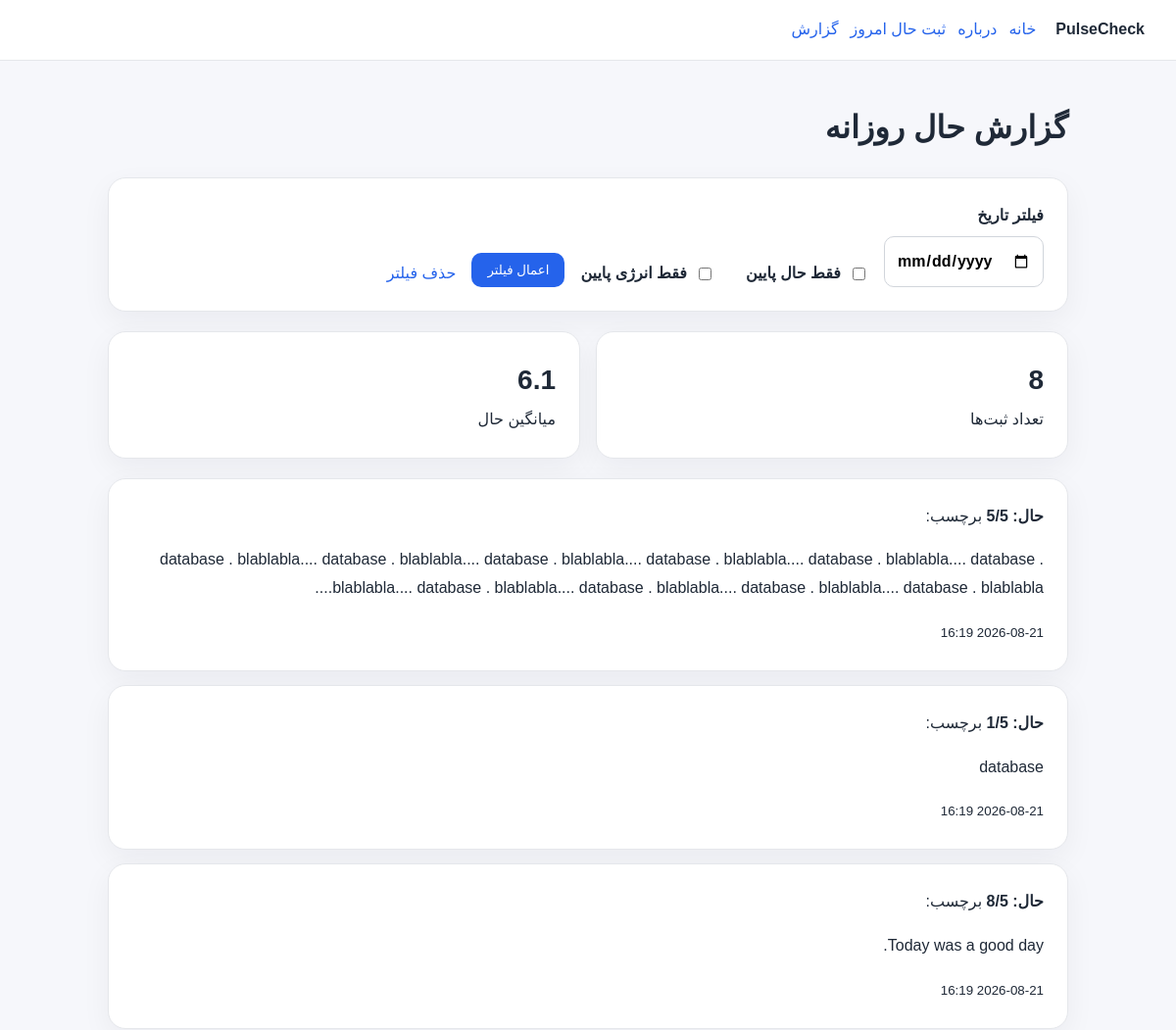
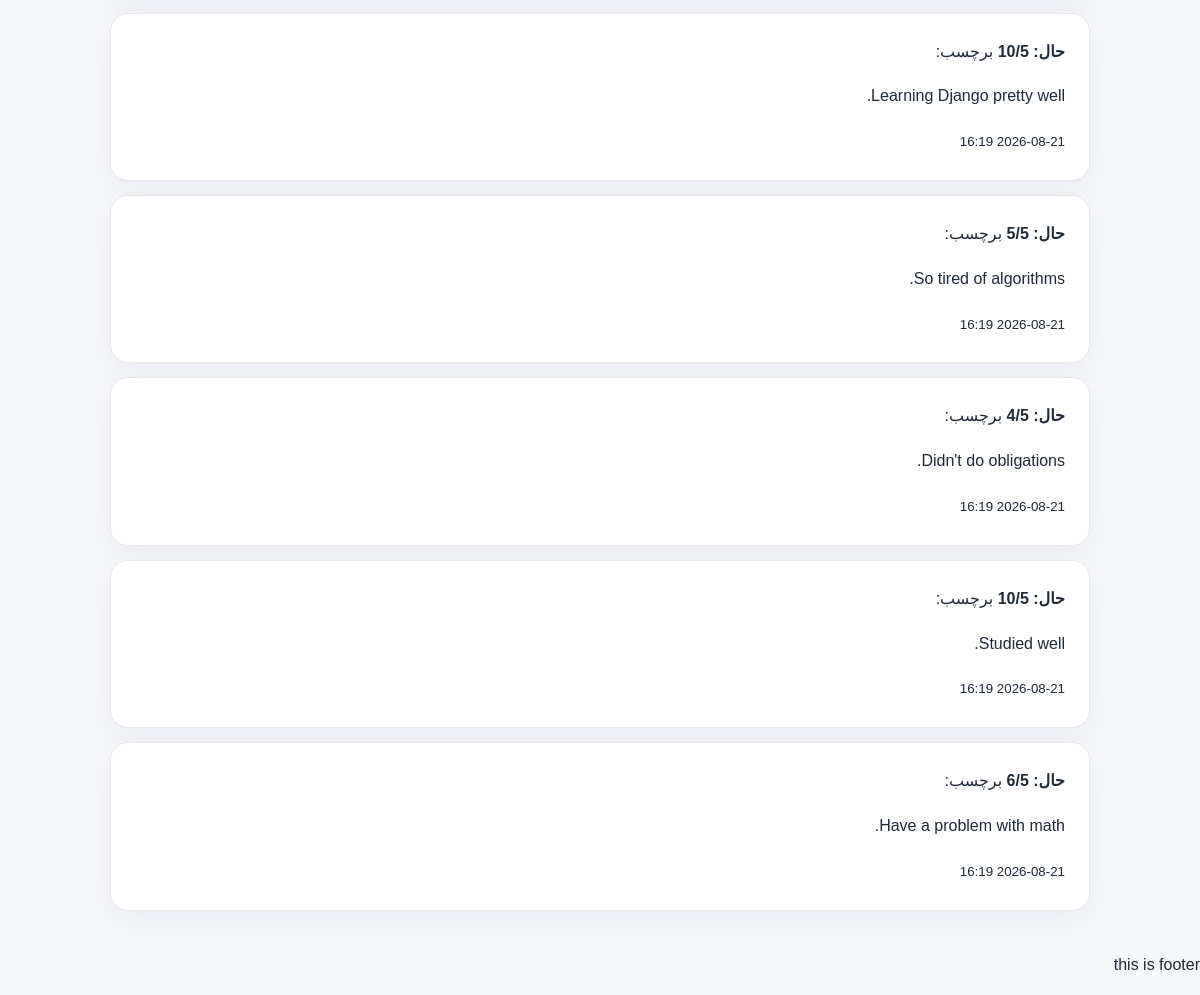
The app's page /report/, older data (2 pictures, top to bottom).
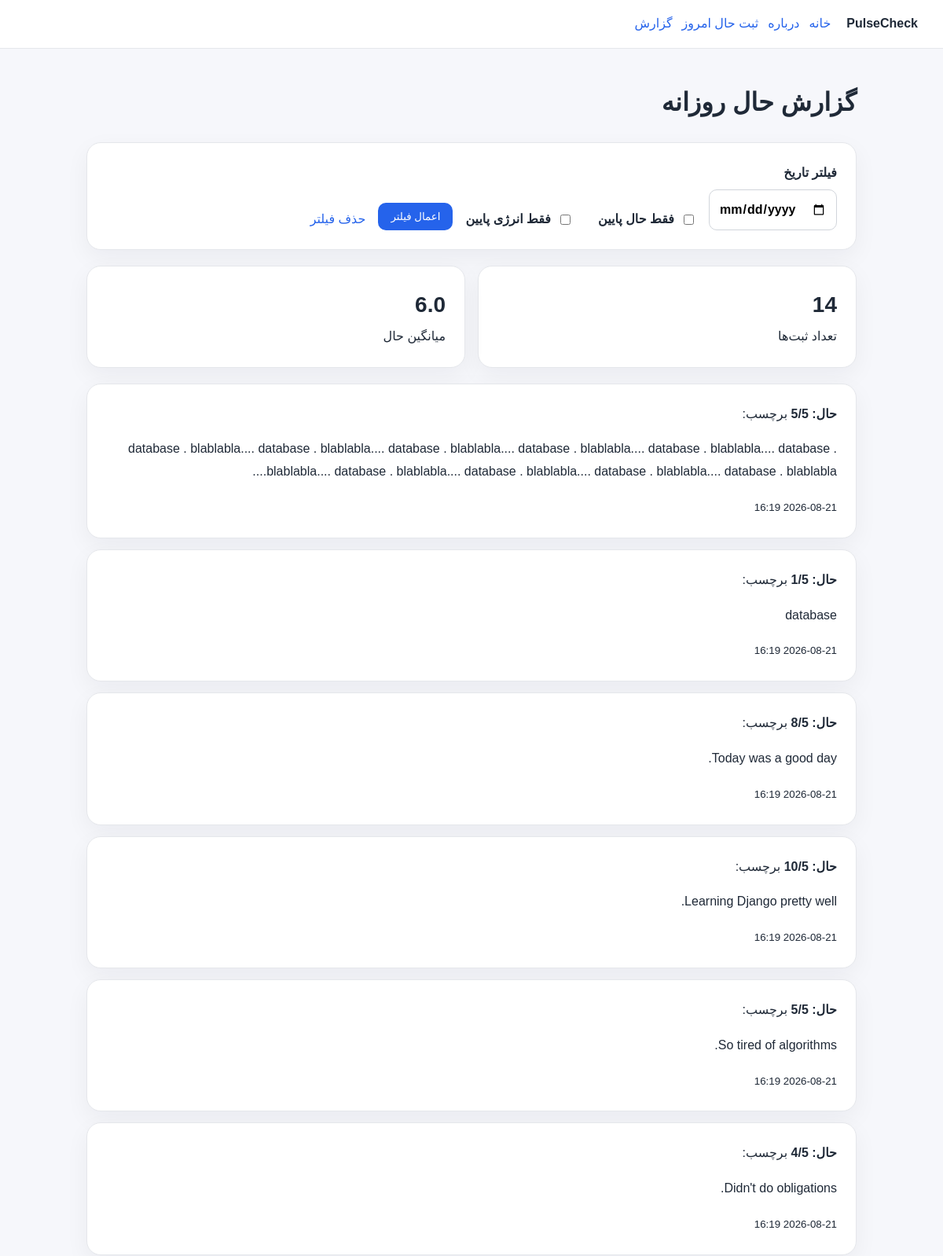
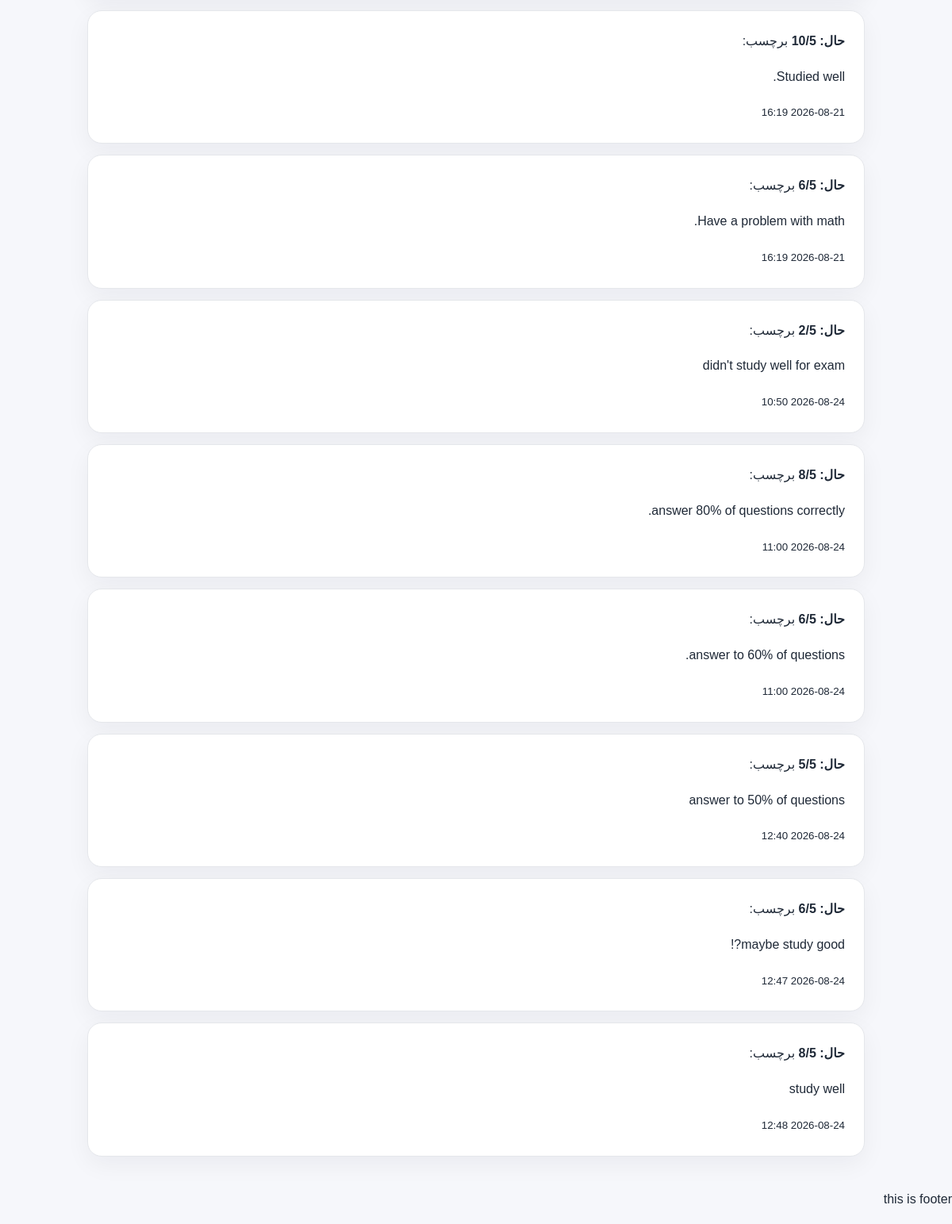
The same page, newer data (2 pictures, top to bottom).
### checkins/models.py (models this page shows, shortened)
class MoodEntry(models.Model):
    score = models.IntegerField()
    reason = models.TextField()
    created_at = models.DateTimeField(auto_now_add=True)
    energy_level = models.IntegerField()

### checkins/views.py (the view)
# urls.py: path('report/', report , name = 'report')
def report(requests):
    entry = MoodEntry.objects.all()
    selected_date = requests.GET.get('date')
    low_only = requests.GET.get('low')
    low_energy = requests.GET.get('low_energy')
    if selected_date :
        entry = entry.filter(created_at__date = selected_date)
    if low_only :
        entry = entry.filter(score__lte=2)
    if low_energy :
        entry = entry.filter(energy_level__lte = 2)
    avg_result = entry.aggregate(Avg('score'))
    avg_score = avg_result['score__avg']
    return render(
        requests,
        "checkins/success.html",
        {"entries": entry, "count": entry.count(),
         'avg_score' : avg_score,
         'date' : selected_date,
         'low_only' : low_only,
         'low_energy' : low_energy
         }
    )

### checkins/templates/checkins/success.html (shortened to what this page needs)
{% extends "base.html" %}
{% block content %}
<h1>گزارش حال روزانه</h1>
<form method="get" class="filters">
  <label>فیلتر تاریخ
    <input type="date" name="date" value="{{ selected_date|default:'' }}">
  </label>
  <label class="checkbox">
    <input type="checkbox" name="low" value="1" {% if low_only %}checked{% endif %}> فقط حال پایین
  </label>
  <br>
  <label class="checkbox">
  <input type="checkbox" name="low_energy" value="1" {% if low_energy %}checked{% endif %}> فقط انرژی پایین
  </label>
  <button type="submit">اعمال فیلتر</button>
  <a href="{% url 'checkins:report' %}">حذف فیلتر</a>
</form>
<section class="stats">
  <div class="stat"><strong>{{ count }}</strong><span>تعداد ثبت‌ها</span></div>
  <div class="stat"><strong>{% if avg_score %}{{ avg_score|floatformat:1 }}{% else %}-{% endif %}</strong><span>میانگین حال</span></div>
</section>
{% if entries %}
  <div class="entry-list">
    {% for entry in entries %}
      <article class="card">
        <strong>حال: {{ entry.score }}/5</strong>
        <span>برچسب: {{ entry.tag }}</span>
        <p>{{ entry.reason|default:"بدون توضیح" }}</p>
        <small>{{ entry.created_at|date:"Y-m-d H:i" }}</small>
      </article>
    {% endfor %}
  </div>
{% else %}
  <p class="empty">هنوز داده‌ای برای نمایش وجود ندارد.</p>
{% endif %}
{% endblock %}
{% block footer%}
<p>this is footer </p>
{% endblock %}

### checkins/templates/base.html (shortened to what this page needs)
{% load static %}
<!doctype html>
<html lang="fa" dir="rtl">
<head>
  <link rel="stylesheet" href="{% static 'css/styles.css' %}">
</head>
<body>
  <header class="site-header">
    <strong>PulseCheck</strong>
    <nav><a href="/">خانه</a> <a href="/about/">درباره</a> <a href="/check-in/">ثبت حال امروز</a> <a href="/report/">گزارش</a></nav>
  </header>
  <main class="container">
    {% block content %}{% endblock %}
  </main>
  <div>
    {% block footer %}{% endblock %}
  </div>
</body>
</html>

### checkins/static/css/styles.css (style rules this page uses)
* { box-sizing: border-box; }
body { margin: 0; font-family: Tahoma, Arial, sans-serif; background: #f6f7fb; color: #1f2937; line-height: 1.8; }
.site-header { display: flex; align-items: center; gap: 20px; padding: 16px 32px; background: white; border-bottom: 1px solid #e5e7eb; position: sticky; top: 0; }
.site-header nav { display: flex; gap: 12px; flex: 1; }
a { color: #2563eb; text-decoration: none; }
.container { width: min(980px, 92vw); margin: 40px auto; }
.hero, .card, .filters, .stat { background: white; border: 1px solid #e5e7eb; border-radius: 18px; padding: 24px; box-shadow: 0 10px 30px rgba(15,23,42,.05); }
.button, button { display: inline-block; border: none; background: #2563eb; color: white; padding: 10px 16px; border-radius: 10px; cursor: pointer; }
label { display: grid; gap: 6px; font-weight: bold; }
input, textarea, select { width: 100%; padding: 10px 12px; border: 1px solid #d1d5db; border-radius: 10px; font: inherit; }
.filters { display: flex; gap: 16px; align-items: end; flex-wrap: wrap; margin-bottom: 20px; }
.checkbox { display: flex; grid-template-columns: auto 1fr; align-items: center; gap: 8px; }
.checkbox input { width: auto; }
.stats { display: grid; grid-template-columns: repeat(2, minmax(0, 1fr)); gap: 16px; margin: 20px 0; }
.stat strong { display: block; font-size: 28px; }
.entry-list { display: grid; gap: 14px; }

Row changes from the older to the newer data that the page shows:
added MoodEntry: score "2", reason "didn't study well for exam", created_at "2026-08-24 10:50"
added MoodEntry: score "8", reason "answer 80% of questions correctly.", created_at "2026-08-24 11:00"
added MoodEntry: score "6", reason "answer to 60% of questions.", created_at "2026-08-24 11:00"
added MoodEntry: score "5", reason "answer to 50% of questions", created_at "2026-08-24 12:40"
added MoodEntry: score "6", reason "maybe study good?!", created_at "2026-08-24 12:47"
added MoodEntry: score "8", reason "study well", created_at "2026-08-24 12:48"
Text that changed along with them:
{{ count }}: "8" → "14"
{{ avg_score|floatformat:1 }}: "6.1" → "6.0"
